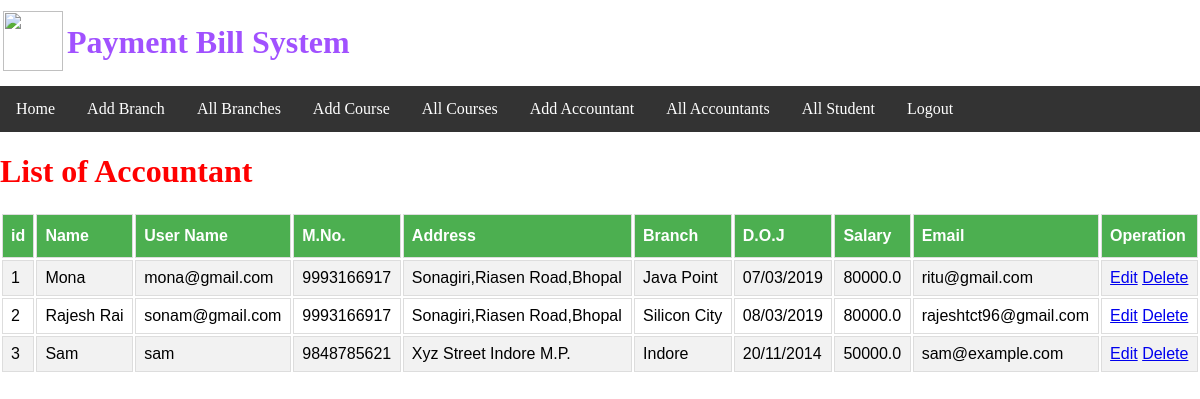
/viewallaccount, run on the app's committed database.
### users/models.py (models this page shows)
class Account_Master(models.Model):
    name = models.TextField(max_length=100)
    uname = models.TextField(max_length=100)
    pwd = models.TextField()
    mno = models.TextField(max_length=10)
    address = models.TextField()
    bid = models.IntegerField()
    doj = models.TextField(max_length=15)
    salary = models.FloatField()
    email = models.TextField(max_length=100)
    branch = models.TextField()

### users/views.py (the view)
# urls.py: path('viewallaccount', views.viewallaccount),
def viewallaccount(request):
    accounts = Account_Master.objects.all()
    return render(request, "viewallaccount.html", {"account_master": accounts})

### users/templates/viewallaccount.html (shortened to what this page needs)
<!DOCTYPE html>
<html>
<head lang="en">
    {% load staticfiles %}
    <link href="{% static 'style.css' %}" rel="stylesheet" type="text/css">
</head>
<body>
{% include 'header.html' %}
{% include 'admin_menu.html' %}
<div style="width: 100%;">
    <h1 style="color: red">List of Accountant</h1>
</div>
<div id="customers" style="width: 100%">
    <table style="width: 100%" >
        <tr>
            <th>id</th>
            <th>Name</th>
            <th>User Name</th>
                        <th>M.No.</th>
            <th>Address</th>
            <th>Branch</th>
            <th>D.O.J</th>
            <th>Salary</th>
            <th>Email</th>
            <th>Operation</th>
        </tr>
        {% for c in account_master %}
            <tr>
            <td>
                {{ c.id }}
            </td>
                <td>
                    {{ c.name }}
                </td>
                <td>
                    {{ c.uname }}
                </td>
                <td>
                    {{ c.mno }}
                </td>
                 <td>
                    {{ c.address }}
                </td>
                 <td>
                    {{ c.branch }}
                </td>
                 <td>
                    {{ c.doj }}
                </td>
                 <td>
                    {{ c.salary }}
                </td>
                 <td>
                    {{ c.email }}
                </td>
                <td>
                    <a href="/getaccount/{{ c.id }}">Edit</a>
                    <a href="/deleteaccount_master/{{ c.id }}">Delete</a>
                </td>
            </tr>
        {% endfor %}
    </table>
</div>
</body>
</html>

### users/static/style.css (style rules this page uses)
body { padding: 0%; margin: 0%; }
#customers { font-family: "Trebuchet MS", Arial, Helvetica, sans-serif; border-collapse: collapse; width: 100%; }
#customers td, #customers th { border: 1px solid #ddd; padding: 8px; }
#customers tr:nth-child(even) { background-color: #f2f2f2; }
#customers th { padding-top: 12px; padding-bottom: 12px; text-align: left; background-color: #4CAF50; color: white; }

### data on the page
Account_Master: id "1", name "Mona", uname "mona@gmail.com", mno "9993166917", address "Sonagiri,Riasen Road,Bhopal", branch "Java Point", doj "07/03/2019", salary "80000.0", email "ritu@gmail.com"
Account_Master: id "2", name "Rajesh Rai", uname "sonam@gmail.com", mno "9993166917", address "Sonagiri,Riasen Road,Bhopal", branch "Silicon City", doj "08/03/2019", salary "80000.0", email "rajeshtct96@gmail.com"
Account_Master: id "3", name "Sam", uname "sam", mno "9848785621", address "Xyz Street Indore M.P.", branch "Indore", doj "20/11/2014", salary "50000.0", email "sam@example.com"
